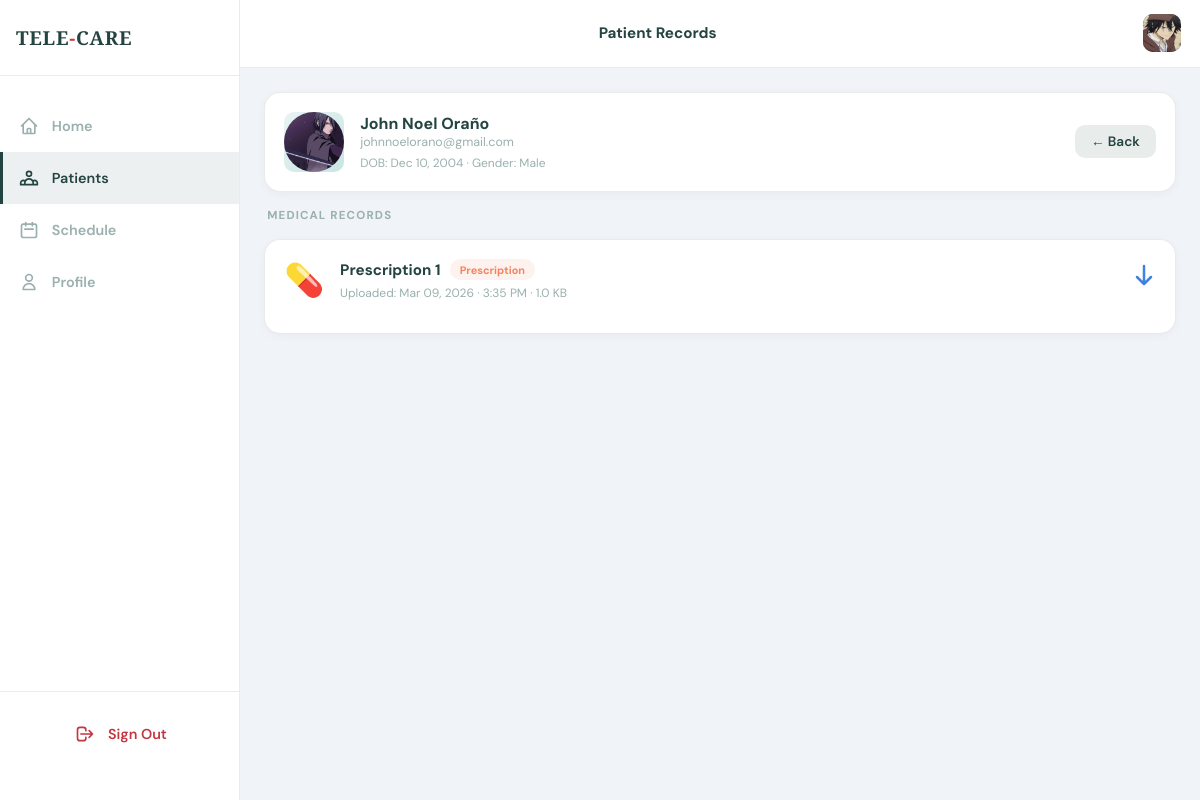
Screenshot of /doctor/patient-records.php?patient_id=1 (signed in) with the database file from the repository.
### tables this page shows
CREATE TABLE `doctors` (
  `id` int NOT NULL AUTO_INCREMENT,
  `full_name` varchar(150) NOT NULL,
  `specialty` varchar(100) DEFAULT NULL,
  `subspecialty` varchar(100) DEFAULT NULL,
  `clinic_name` varchar(150) DEFAULT NULL,
  `email` varchar(150) NOT NULL,
  `password` varchar(255) DEFAULT NULL,
  `phone_number` varchar(20) DEFAULT NULL,
  `profile_photo` varchar(255) DEFAULT NULL,
  `bio` text,
  `consultation_fee` decimal(10,2) DEFAULT '0.00',
  `languages_spoken` varchar(255) DEFAULT NULL,
  `rating` decimal(2,1) DEFAULT '0.0',
  `access_level` enum('junior','senior','consultant') DEFAULT 'junior',
  `status` enum('pending','active','inactive') DEFAULT 'pending',
  `is_available` tinyint(1) DEFAULT '0',
  `license_number` varchar(100) DEFAULT NULL,
  `issuing_board` varchar(150) DEFAULT NULL,
  `license_file` varchar(255) DEFAULT NULL,
  `board_cert_file` varchar(255) DEFAULT NULL,
  `consent_signed` tinyint(1) DEFAULT '0',
  `is_verified` tinyint(1) DEFAULT '0',
  `verified_at` timestamp NULL DEFAULT NULL,
  `verified_by` int DEFAULT NULL,
  `invite_token` varchar(100) DEFAULT NULL,
  `invite_expires` datetime DEFAULT NULL,
  `setup_complete` tinyint(1) DEFAULT '0',
  `created_at` timestamp NULL DEFAULT CURRENT_TIMESTAMP,
  `updated_at` timestamp NULL DEFAULT CURRENT_TIMESTAMP ON UPDATE CURRENT_TIMESTAMP,
  PRIMARY KEY (`id`),
  UNIQUE KEY `email` (`email`),
  KEY `verified_by` (`verified_by`),
  CONSTRAINT `doctors_ibfk_1` FOREIGN KEY (`verified_by`) REFERENCES `admins` (`id`) ON DELETE SET NULL
);

CREATE TABLE `patients` (
  `id` int NOT NULL AUTO_INCREMENT,
  `full_name` varchar(150) NOT NULL,
  `date_of_birth` date NOT NULL,
  `gender` enum('Male','Female','Prefer not to say') NOT NULL,
  `email` varchar(150) NOT NULL,
  `phone_number` varchar(20) NOT NULL,
  `profile_photo` varchar(255) DEFAULT NULL,
  `emergency_name` varchar(150) DEFAULT NULL,
  `emergency_relationship` varchar(80) DEFAULT NULL,
  `emergency_number` varchar(20) DEFAULT NULL,
  `password` varchar(255) NOT NULL,
  `security_question` varchar(255) DEFAULT NULL,
  `security_answer` varchar(255) DEFAULT NULL,
  `home_address` varchar(255) DEFAULT NULL,
  `city` varchar(100) DEFAULT NULL,
  `country_region` varchar(100) DEFAULT NULL,
  `insurance_provider` varchar(150) DEFAULT NULL,
  `insurance_policy_no` varchar(100) DEFAULT NULL,
  `preferred_language` varchar(80) DEFAULT 'English',
  `created_at` timestamp NULL DEFAULT CURRENT_TIMESTAMP,
  `updated_at` timestamp NULL DEFAULT CURRENT_TIMESTAMP ON UPDATE CURRENT_TIMESTAMP,
  PRIMARY KEY (`id`),
  UNIQUE KEY `email` (`email`)
);

CREATE TABLE `lab_results` (
  `id` int NOT NULL AUTO_INCREMENT,
  `patient_id` int NOT NULL,
  `file_path` varchar(255) NOT NULL,
  `doc_type` enum('lab_result','prescription','unknown') DEFAULT 'unknown',
  `doc_label` varchar(200) DEFAULT NULL,
  `extracted_text` longtext,
  `uploaded_at` timestamp NULL DEFAULT CURRENT_TIMESTAMP,
  PRIMARY KEY (`id`),
  KEY `patient_id` (`patient_id`),
  CONSTRAINT `lab_results_ibfk_1` FOREIGN KEY (`patient_id`) REFERENCES `patients` (`id`) ON DELETE CASCADE
);

### doctor/includes/auth.php (called while the page is built, shortened)
<?php
require_once '../database/config.php';
$doctor_id = $_SESSION['doctor_id'];
$stmt = $conn->prepare("SELECT * FROM doctors WHERE id = ? AND status = 'active' LIMIT 1");
$stmt->bind_param("i", $doctor_id);
$stmt->execute();
$result = $stmt->get_result();
$doc = $result->fetch_assoc();

### doctor/patient-records.php (the view, shortened to what this page needs)
<?php
require_once 'includes/auth.php';
$patient_id = (int)($_GET['patient_id'] ?? 0);
$check = $conn->query("
    SELECT p.* FROM patients p
    JOIN patient_doctors pd ON pd.patient_id=p.id
    WHERE p.id=$patient_id AND pd.doctor_id=$doctor_id LIMIT 1
")->fetch_assoc();
$patient = $check;
$records = $conn->query("
    SELECT * FROM lab_results
    WHERE patient_id=$patient_id
    ORDER BY uploaded_at DESC
");
$page_title_short = 'Patient Records';
require_once 'includes/header.php';
?>
<div class="page">
  <div class="card" style="display:flex;align-items:center;gap:1rem;margin-bottom:1rem;">
    <div class="pat-avatar" style="width:60px;height:60px;font-size:1.2rem;">
      <?php if (!empty($patient['profile_photo'])): ?>
        <img src="../<?= htmlspecialchars($patient['profile_photo']) ?>" style="width:60px;height:60px;border-radius:50%;object-fit:cover;"/>
      <?php else: ?>
        <?= strtoupper(substr($patient['full_name'], 0, 2)) ?>
      <?php endif; ?>
    </div>
    <div style="flex:1;">
      <div style="font-weight:700;font-size:1rem;"><?= htmlspecialchars($patient['full_name']) ?></div>
      <div style="font-size:0.78rem;color:var(--muted);"><?= htmlspecialchars($patient['email']) ?></div>
      <div style="font-size:0.75rem;color:var(--muted);margin-top:0.3rem;">
        DOB: <?= $patient['date_of_birth'] ? date('M d, Y', strtotime($patient['date_of_birth'])) : 'Not set' ?>
        · Gender: <?= ucfirst($patient['gender'] ?? 'Not set') ?>
      </div>
    </div>
    <a href="patients.php" style="background:rgba(36,68,65,0.1);color:var(--green);border:none;border-radius:10px;padding:0.5rem 1rem;font-size:0.85rem;font-weight:600;text-decoration:none;">
      ← Back
    </a>
  </div>
  <div style="font-size:0.72rem;font-weight:700;text-transform:uppercase;letter-spacing:0.1em;color:var(--muted);margin-bottom:1rem;padding:0 0.2rem;">
    Medical Records
  </div>
  <?php if ($records && $records->num_rows > 0): ?>
    <?php while ($rec = $records->fetch_assoc()): ?>
      <?php
        $type_info = [
          'lab_result' => ['label' => 'Lab Result', 'color' => '#3F82E3', 'bg' => 'rgba(63,130,227,0.1)', 'icon' => '🧪'],
          'prescription' => ['label' => 'Prescription', 'color' => '#f4845f', 'bg' => 'rgba(244,132,95,0.1)', 'icon' => '💊'],
          'unknown' => ['label' => 'Document', 'color' => '#9ab0ae', 'bg' => 'rgba(154,176,174,0.1)', 'icon' => '📄'],
        ];
        $info = $type_info[$rec['doc_type']] ?? $type_info['unknown'];
      ?>
      <div class="card" style="margin-bottom:1rem;cursor:pointer;transition:all 0.2s;" onclick="toggleRecord(<?= $rec['id'] ?>)">
        <div style="display:flex;align-items:flex-start;gap:1rem;margin-bottom:0.8rem;">
          <div style="font-size:2rem;"><?= $info['icon'] ?></div>
          <div style="flex:1;">
            <div style="display:flex;align-items:center;gap:0.6rem;margin-bottom:0.3rem;">
              <div style="font-weight:700;font-size:0.95rem;"><?= !empty($rec['doc_label']) ? htmlspecialchars($rec['doc_label']) : 'Untitled' ?></div>
              <span style="background:<?= $info['bg'] ?>;color:<?= $info['color'] ?>;padding:0.2rem 0.6rem;border-radius:50px;font-size:0.68rem;font-weight:700;">
                <?= $info['label'] ?>
              </span>
            </div>
            <div style="font-size:0.75rem;color:var(--muted);">
              Uploaded: <?= date('M d, Y · g:i A', strtotime($rec['uploaded_at'])) ?>
              · <?= number_format(strlen($rec['extracted_text'] ?? '') / 1024, 1) ?> KB
            </div>
          </div>
          <svg width="24" height="24" fill="none" viewBox="0 0 24 24" stroke="currentColor" stroke-width="2.5" style="color:var(--blue);transition:transform 0.3s,color 0.3s;flex-shrink:0;margin-top:0.2rem;" class="toggle-arrow">
            <path stroke-linecap="round" stroke-linejoin="round" d="M19 14l-7 7m0 0l-7-7m7 7V3"/>
          </svg>
        </div>
      </div>
    <?php endwhile; ?>
  <?php endif; ?>
</div>
<?php require_once 'includes/nav.php'; ?>
</body>
</html>

### doctor/includes/header.php (shortened to what this page needs)
<!DOCTYPE html>
<html lang="en">
<head>
</head>
<body>
<div class="top-header">
  <div class="header-left">
    <button class="hamburger-btn" id="sidebarToggle" title="Toggle sidebar">
    </button>
    <div class="header-brand">TELE<span>-</span>CARE</div>
  </div>
  <div class="header-center"><?= $page_title_short ?? '' ?></div>
  <a href="profile.php" class="header-avatar">
    <?php if (!empty($doc['profile_photo'])): ?>
      <img src="../../<?= htmlspecialchars($doc['profile_photo']) ?>" alt="photo"/>
    <?php else: ?>
      <?= strtoupper(substr($doc['full_name'], 0, 2)) ?>
    <?php endif; ?>
  </a>
</div>

### doctor/includes/header.php (style rules this page uses)
:root { --green:#244441; --green-dark:#1a3330; --red:#C33643; --blue:#3F82E3; --blue-dark:#2563C4; --bg:#F0F4F8; --white:#FFFFFF; --muted:#9ab0ae; --border:rgba(36,68,65,0.1); }
* { box-sizing:border-box; margin:0; padding:0; }
body { font-family:'DM Sans',sans-serif; background:var(--bg); color:var(--green); min-height:100vh; }
.top-header { background:var(--white); padding:0.9rem 1.2rem; display:flex; align-items:center; justify-content:space-between; border-bottom:1px solid var(--border); position:sticky; top:0; z-index:99; }
.header-left { display:flex; align-items:center; gap:1rem; }
.hamburger-btn { display:flex; align-items:center; justify-content:center; background:none; border:none; cursor:pointer; color:var(--green); font-size:1.3rem; padding:0.4rem; transition:transform 0.2s; }
@media (min-width: 768px) { .hamburger-btn { display:flex; } }
.header-brand { font-family:'Playfair Display',serif; font-size:1.1rem; font-weight:900; color:var(--green); }
.header-brand span { color:var(--red); }
.header-avatar { width:38px; height:38px; border-radius:10px; background:linear-gradient(135deg,var(--green),var(--green-dark)); color:#fff; display:flex; align-items:center; justify-content:center; font-weight:700; font-size:0.88rem; overflow:hidden; text-decoration:none; }
.header-avatar img { width:100%; height:100%; object-fit:cover; }
.header-center { font-size:0.95rem; font-weight:700; }
@media (min-width: 768px) { .page { padding:1.5rem; max-width:calc(100% - 240px); margin-left:240px; } }
.card { background:var(--white); border-radius:16px; padding:1.2rem; margin-bottom:0.9rem; border:1px solid var(--border); box-shadow:0 2px 8px rgba(0,0,0,0.04); }
.pat-avatar { width:40px; height:40px; border-radius:10px; background:linear-gradient(135deg,#e8f4f3,#c8e6e3); color:var(--green); display:flex; align-items:center; justify-content:center; font-weight:700; font-size:0.85rem; flex-shrink:0; overflow:hidden; }
.pat-avatar img { width:100%; height:100%; object-fit:cover; }

### doctor/includes/nav.php (style rules this page uses)
:root { --sidebar-width: 240px; }
@media (min-width: 768px) { .page { margin-left: var(--sidebar-width); transition: margin-left 0.3s; } }

### rows the page displays
doctors: profile_photo (picture)
patients: profile_photo (picture), full_name "John Noel Oraño", email "johnnoelorano@gmail.com", date_of_birth "Dec 10, 2004", gender "Male"
lab_results: doc_type "💊", doc_label "Prescription 1", doc_type "Prescription", uploaded_at "Mar 09, 2026 · 3:35 PM", extracted_text "1.0"

### other values shown
$page_title_short "Patient Records"
